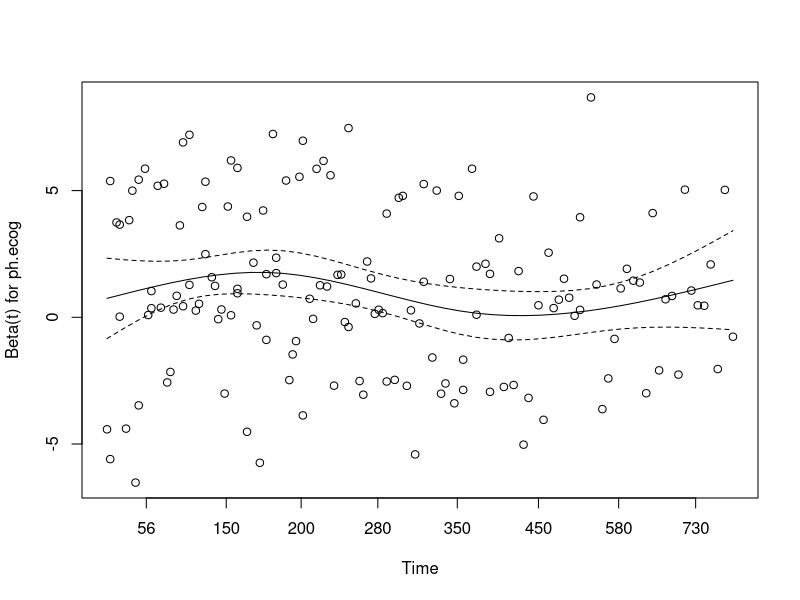
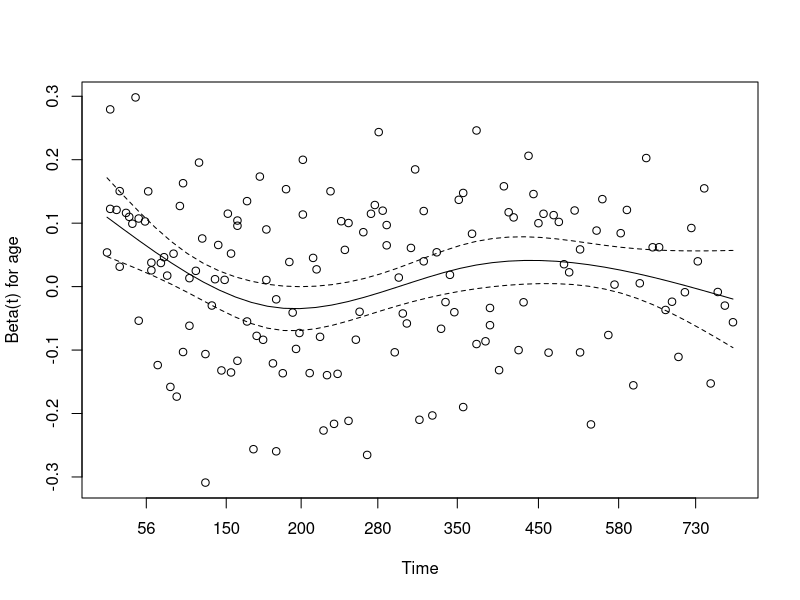
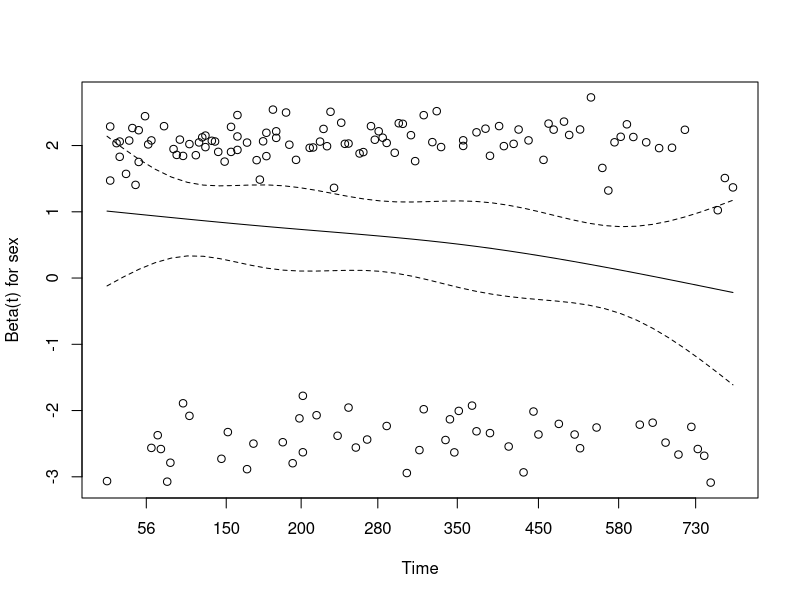
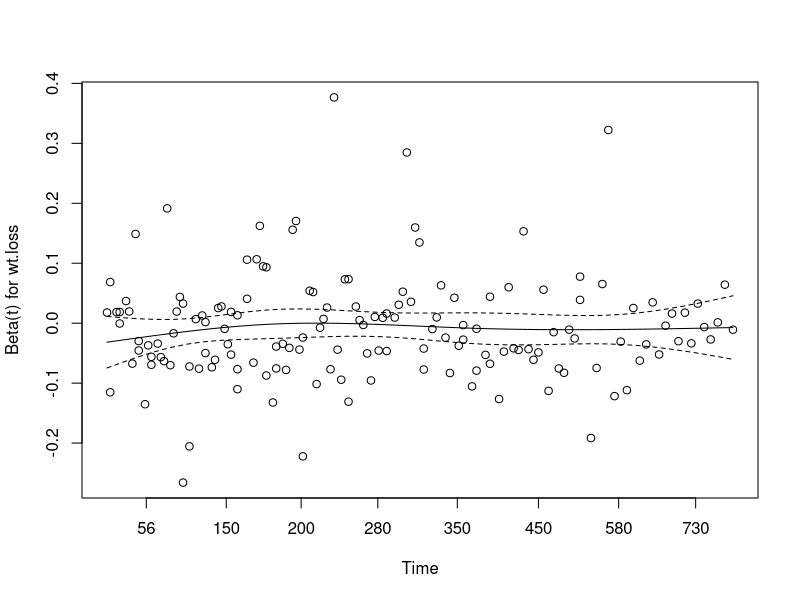

Reproduce these figures in R, in order.
## ---- chunk 1
library(tidyverse)
library(survival)
library(survminer)
theme_set(theme_minimal(base_size = 14))
## ---- chunk 2
lung_use <- lung %>%
  mutate(
    ph.ecog = case_when(
      ph.ecog %in% c(2, 3) ~ "2-3",
      ph.ecog == 0 ~ "0",
      ph.ecog == 1 ~ "1",
      ph.ecog == 4 ~ "4",
      TRUE ~ NA_character_
    ),    
    event = ifelse(status == 1, 0, 1),
    sex = ifelse(sex == 1, "Male","Female")
  ) %>%
  filter(!is.na(time), !is.na(event), !is.na(ph.ecog))
## ---- chunk 3
fit1 <- coxph(Surv(time, event) ~ ph.ecog, data = lung_use)
summary(fit1)
## ---- chunk 4
summary(fit1)
## ---- chunk 5
fit2 <- coxph(Surv(time, event) ~ ph.ecog + age + sex, data = lung_use)
summary(fit2)
## ---- chunk 6
fit3 <- coxph(Surv(time, event) ~ ph.ecog + age + sex +  wt.loss, data = lung_use)
summary(fit3)
## ---- chunk 7
zph3 <- cox.zph(fit3)
zph3
## ---- chunk 8
plot(zph3)
